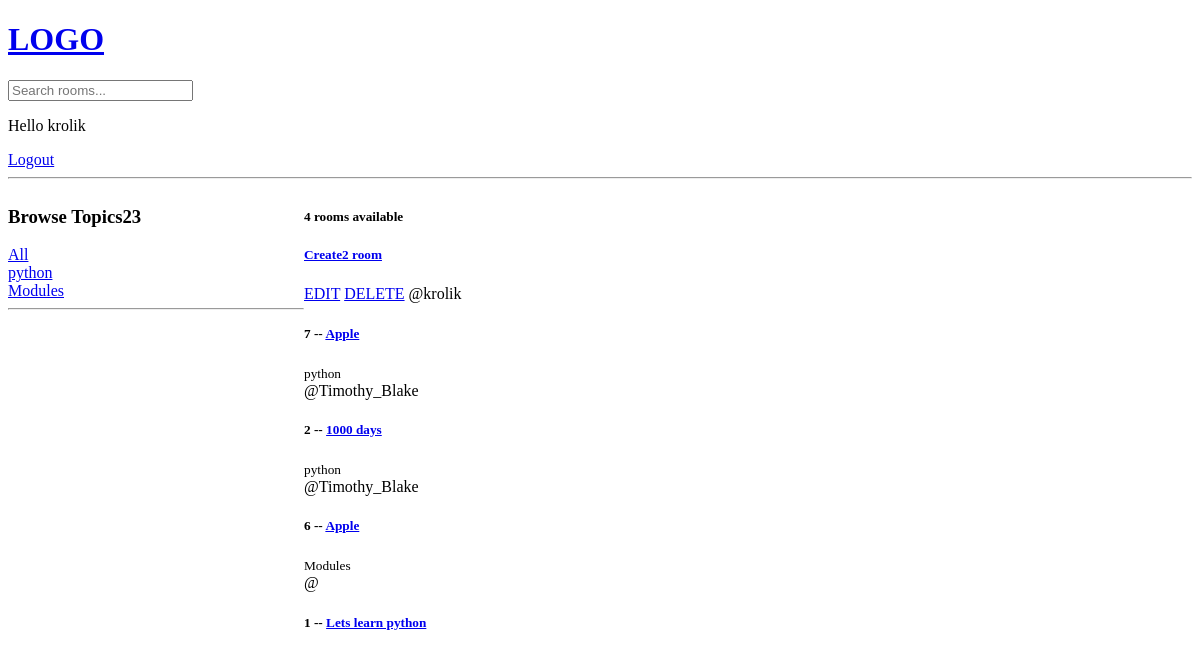
The app's page / (signed in), older data.
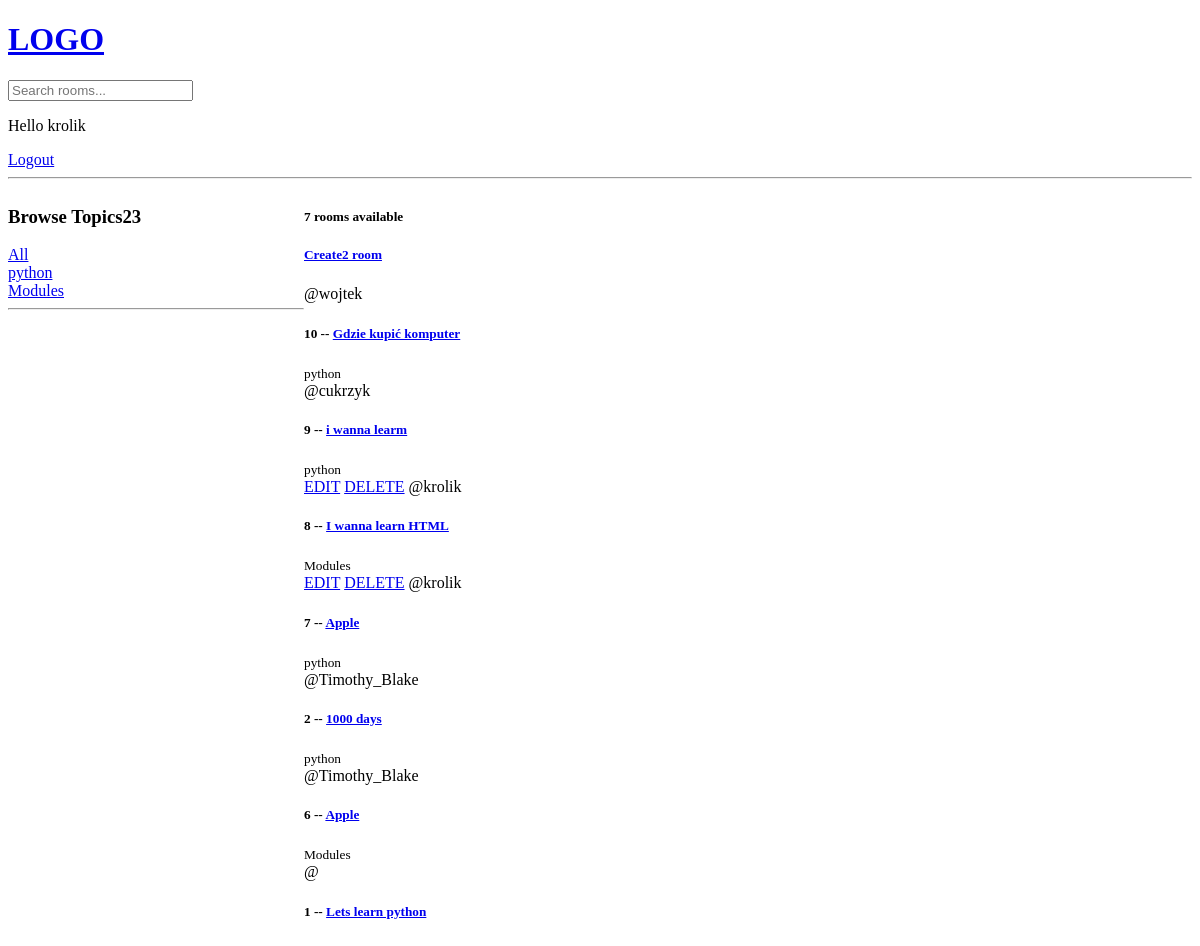
The same page, newer data.
### base/models.py (models this page shows, shortened)
class Topic(models.Model):
    name=models.CharField(max_length=200)

class Room(models.Model):
    host=models.ForeignKey(User, on_delete=models.SET_NULL, null=True)
    topic = models.ForeignKey(Topic, on_delete=models.SET_NULL, null=True)
    name = models.CharField(max_length=200)
    description = models.TextField(null=True, blank=True)
    updated = models.DateTimeField(auto_now=True)
    created = models.DateTimeField(auto_now_add=True)
    class Meta:
        ordering = ['-updated', '-created']

### base/views.py (the view)
# urls.py: path('', views.home, name="home"),
def home(request):
    q= request.GET.get('q') if request.GET.get('q') is not None else ''
    rooms = Room.objects.filter(Q(topic__name__icontains=q) | Q(name__icontains=q) | Q(description__icontains=q))
    topics=Topic.objects.all()
    room_count= rooms.count()
    context= {'rooms': rooms, 'topics': topics, 'room_count':room_count}
    return render(request, 'base/home.html', context)

### base/templates/base/home.html (shortened to what this page needs)
{% extends 'main.html' %}
{% block content %}
<div class="home-container">
    <div>
        <h3> Browse Topics23</h3>
        <div>
            <a href="{% url 'home' %}">All</a>
        </div>
        {% for topic in topics %}
        <div>
            <a href="{% url 'home' %}?q={{topic.name}}">{{topic.name}}</a>
        </div>
        {% endfor %}
        <hr>
    </div>
    <div>
        <h5>{{room_count}} rooms available</h5>
        <h5><a href="{% url 'create_room' %}">Create2 room</a></h5>
        <div>
            {% for room in rooms %}
            <div>
                {% if request.user == room.host %}
                <a href="{% url 'update_room' room.id %}">EDIT</a>
                <a href="{% url 'delete_room' room.id %}">DELETE</a>
                {% endif %}
                <span>@{{room.host.username}}</span>
                <h5>{{room.id}} -- <a href="{% url 'room' room.id %}">{{room.name}}</a></h5>
                <small>{{room.topic.name}}</small>
            </div>
            {% endfor %}
        </div>
    </div>
</div>
{% endblock content %}

Row changes from the older to the newer data that the page shows:
added Room: host.username "wojtek", id "10", name "Gdzie kupić komputer", topic.name "python"
added Room: host.username "cukrzyk", id "9", name "i wanna learm", topic.name "python"
added Room: shows "EDIT", host.username "krolik", id "8", name "I wanna learn HTML", topic.name "Modules"
Text that changed along with them:
{{ room_count }}: "4" → "7"
